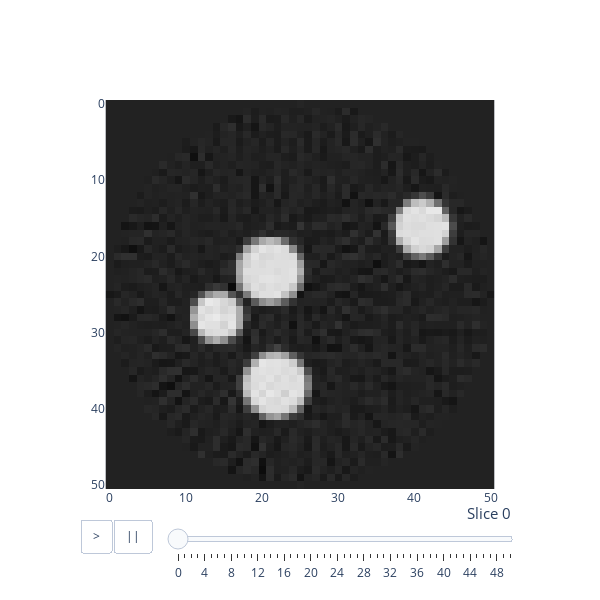

Write notebook code for a chart like this one.
### Code cell
from skimage.transform import iradon
import numpy as np

def reconstruct(projections, thetas, side=None):
    projections = projections.numpy()
    if side is None:
        side = projections.shape[2]
    if type(thetas) is int:
        thetas = np.arange(thetas) * 180 / thetas
    volume = np.empty((projections.shape[1], side, side))
    for i in range(projections.shape[1]):
        sinogram = projections[:, i, :].T
        fbp = iradon(sinogram, theta=thetas, filter_name='ramp', output_size=side)
        volume[i] = np.flip(fbp, 0)
    return volume

reconstruction = reconstruct(projections, thetas=thetas, side=side)
fp.animate(reconstruction)

### Figure 1 — Plotly figure (JSON) as saved in the notebook; plotly's stock layout.template omitted (floating-point values rounded to 4 significant figures; data arrays with more than 128 entries replaced by an {"elided": "..."} marker saying what was removed)
{"data": [{"type": "image", "z": {"elided": "7803 int values"}}], "layout": {"height": 600, "sliders": [{"currentvalue": {"font": {"size": 15}, "prefix": "Slice ", "visible": true, "xanchor": "right"}, "len": 0.8, "pad": {"b": 10, "t": 10}, "steps": [{"args": [["0"], {"frame": {"duration": 300, "redraw": true}, "mode": "immediate", "transition": {"duration": 300}}], "label": "0", "method": "animate"}, {"args": [["1"], {"frame": {"duration": 300, "redraw": true}, "mode": "immediate", "transition": {"duration": 300}}], "label": "1", "method": "animate"}, {"args": [["2"], {"frame": {"duration": 300, "redraw": true}, "mode": "immediate", "transition": {"duration": 300}}], "label": "2", "method": "animate"}, {"args": [["3"], {"frame": {"duration": 300, "redraw": true}, "mode": "immediate", "transition": {"duration": 300}}], "label": "3", "method": "animate"}, {"args": [["4"], {"frame": {"duration": 300, "redraw": true}, "mode": "immediate", "transition": {"duration": 300}}], "label": "4", "method": "animate"}, {"args": [["5"], {"frame": {"duration": 300, "redraw": true}, "mode": "immediate", "transition": {"duration": 300}}], "label": "5", "method": "animate"}, {"args": [["6"], {"frame": {"duration": 300, "redraw": true}, "mode": "immediate", "transition": {"duration": 300}}], "label": "6", "method": "animate"}, {"args": [["7"], {"frame": {"duration": 300, "redraw": true}, "mode": "immediate", "transition": {"duration": 300}}], "label": "7", "method": "animate"}, {"args": [["8"], {"frame": {"duration": 300, "redraw": true}, "mode": "immediate", "transition": {"duration": 300}}], "label": "8", "method": "animate"}, {"args": [["9"], {"frame": {"duration": 300, "redraw": true}, "mode": "immediate", "transition": {"duration": 300}}], "label": "9", "method": "animate"}, {"args": [["10"], {"frame": {"duration": 300, "redraw": true}, "mode": "immediate", "transition": {"duration": 300}}], "label": "10", "method": "animate"}, {"args": [["11"], {"frame": {"duration": 300, "redraw": true}, "mode": "immediate", "transition": {"duration": 300}}], "label": "11", "method": "animate"}, {"args": [["12"], {"frame": {"duration": 300, "redraw": true}, "mode": "immediate", "transition": {"duration": 300}}], "label": "12", "method": "animate"}, {"args": [["13"], {"frame": {"duration": 300, "redraw": true}, "mode": "immediate", "transition": {"duration": 300}}], "label": "13", "method": "animate"}, {"args": [["14"], {"frame": {"duration": 300, "redraw": true}, "mode": "immediate", "transition": {"duration": 300}}], "label": "14", "method": "animate"}, {"args": [["15"], {"frame": {"duration": 300, "redraw": true}, "mode": "immediate", "transition": {"duration": 300}}], "label": "15", "method": "animate"}, {"args": [["16"], {"frame": {"duration": 300, "redraw": true}, "mode": "immediate", "transition": {"duration": 300}}], "label": "16", "method": "animate"}, {"args": [["17"], {"frame": {"duration": 300, "redraw": true}, "mode": "immediate", "transition": {"duration": 300}}], "label": "17", "method": "animate"}, {"args": [["18"], {"frame": {"duration": 300, "redraw": true}, "mode": "immediate", "transition": {"duration": 300}}], "label": "18", "method": "animate"}, {"args": [["19"], {"frame": {"duration": 300, "redraw": true}, "mode": "immediate", "transition": {"duration": 300}}], "label": "19", "method": "animate"}, {"args": [["20"], {"frame": {"duration": 300, "redraw": true}, "mode": "immediate", "transition": {"duration": 300}}], "label": "20", "method": "animate"}, {"args": [["21"], {"frame": {"duration": 300, "redraw": true}, "mode": "immediate", "transition": {"duration": 300}}], "label": "21", "method": "animate"}, {"args": [["22"], {"frame": {"duration": 300, "redraw": true}, "mode": "immediate", "transition": {"duration": 300}}], "label": "22", "method": "animate"}, {"args": [["23"], {"frame": {"duration": 300, "redraw": true}, "mode": "immediate", "transition": {"duration": 300}}], "label": "23", "method": "animate"}, {"args": [["24"], {"frame": {"duration": 300, "redraw": true}, "mode": "immediate", "transition": {"duration": 300}}], "label": "24", "method": "animate"}, {"args": [["25"], {"frame": {"duration": 300, "redraw": true}, "mode": "immediate", "transition": {"duration": 300}}], "label": "25", "method": "animate"}, {"args": [["26"], {"frame": {"duration": 300, "redraw": true}, "mode": "immediate", "transition": {"duration": 300}}], "label": "26", "method": "animate"}, {"args": [["27"], {"frame": {"duration": 300, "redraw": true}, "mode": "immediate", "transition": {"duration": 300}}], "label": "27", "method": "animate"}, {"args": [["28"], {"frame": {"duration": 300, "redraw": true}, "mode": "immediate", "transition": {"duration": 300}}], "label": "28", "method": "animate"}, {"args": [["29"], {"frame": {"duration": 300, "redraw": true}, "mode": "immediate", "transition": {"duration": 300}}], "label": "29", "method": "animate"}, {"args": [["30"], {"frame": {"duration": 300, "redraw": true}, "mode": "immediate", "transition": {"duration": 300}}], "label": "30", "method": "animate"}, {"args": [["31"], {"frame": {"duration": 300, "redraw": true}, "mode": "immediate", "transition": {"duration": 300}}], "label": "31", "method": "animate"}, {"args": [["32"], {"frame": {"duration": 300, "redraw": true}, "mode": "immediate", "transition": {"duration": 300}}], "label": "32", "method": "animate"}, {"args": [["33"], {"frame": {"duration": 300, "redraw": true}, "mode": "immediate", "transition": {"duration": 300}}], "label": "33", "method": "animate"}, {"args": [["34"], {"frame": {"duration": 300, "redraw": true}, "mode": "immediate", "transition": {"duration": 300}}], "label": "34", "method": "animate"}, {"args": [["35"], {"frame": {"duration": 300, "redraw": true}, "mode": "immediate", "transition": {"duration": 300}}], "label": "35", "method": "animate"}, {"args": [["36"], {"frame": {"duration": 300, "redraw": true}, "mode": "immediate", "transition": {"duration": 300}}], "label": "36", "method": "animate"}, {"args": [["37"], {"frame": {"duration": 300, "redraw": true}, "mode": "immediate", "transition": {"duration": 300}}], "label": "37", "method": "animate"}, {"args": [["38"], {"frame": {"duration": 300, "redraw": true}, "mode": "immediate", "transition": {"duration": 300}}], "label": "38", "method": "animate"}, {"args": [["39"], {"frame": {"duration": 300, "redraw": true}, "mode": "immediate", "transition": {"duration": 300}}], "label": "39", "method": "animate"}, {"args": [["40"], {"frame": {"duration": 300, "redraw": true}, "mode": "immediate", "transition": {"duration": 300}}], "label": "40", "method": "animate"}, {"args": [["41"], {"frame": {"duration": 300, "redraw": true}, "mode": "immediate", "transition": {"duration": 300}}], "label": "41", "method": "animate"}, {"args": [["42"], {"frame": {"duration": 300, "redraw": true}, "mode": "immediate", "transition": {"duration": 300}}], "label": "42", "method": "animate"}, {"args": [["43"], {"frame": {"duration": 300, "redraw": true}, "mode": "immediate", "transition": {"duration": 300}}], "label": "43", "method": "animate"}, {"args": [["44"], {"frame": {"duration": 300, "redraw": true}, "mode": "immediate", "transition": {"duration": 300}}], "label": "44", "method": "animate"}, {"args": [["45"], {"frame": {"duration": 300, "redraw": true}, "mode": "immediate", "transition": {"duration": 300}}], "label": "45", "method": "animate"}, {"args": [["46"], {"frame": {"duration": 300, "redraw": true}, "mode": "immediate", "transition": {"duration": 300}}], "label": "46", "method": "animate"}, {"args": [["47"], {"frame": {"duration": 300, "redraw": true}, "mode": "immediate", "transition": {"duration": 300}}], "label": "47", "method": "animate"}, {"args": [["48"], {"frame": {"duration": 300, "redraw": true}, "mode": "immediate", "transition": {"duration": 300}}], "label": "48", "method": "animate"}, {"args": [["49"], {"frame": {"duration": 300, "redraw": true}, "mode": "immediate", "transition": {"duration": 300}}], "label": "49", "method": "animate"}, {"args": [["50"], {"frame": {"duration": 300, "redraw": true}, "mode": "immediate", "transition": {"duration": 300}}], "label": "50", "method": "animate"}], "transition": {"duration": 300, "easing": "cubic-in-out"}, "x": 0.2, "xanchor": "left", "y": 0, "yanchor": "top"}], "updatemenus": [{"buttons": [{"args": [null, {"frame": {"duration": 500, "redraw": true}, "fromcurrent": true}], "label": ">", "method": "animate"}, {"args": [[null], {"frame": {"duration": 0, "redraw": true}, "mode": "immediate", "transition": {"duration": 0}}], "label": "||", "method": "animate"}], "direction": "left", "pad": {"r": 10, "t": 30}, "showactive": false, "type": "buttons", "x": 0, "xanchor": "left", "y": 0, "yanchor": "top"}], "width": 600}}
